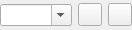
<?xml version="1.0" encoding="UTF-8"?>
<ui version="4.0">
 <class>QextDirEditor</class>
 <widget class="QWidget" name="QextDirEditor">
  <property name="geometry">
   <rect>
    <x>0</x>
    <y>0</y>
    <width>112</width>
    <height>30</height>
   </rect>
  </property>
  <property name="sizePolicy">
   <sizepolicy hsizetype="Expanding" vsizetype="Preferred">
    <horstretch>0</horstretch>
    <verstretch>0</verstretch>
   </sizepolicy>
  </property>
  <layout class="QHBoxLayout" name="horizontalLayout">
   <property name="margin">
    <number>0</number>
   </property>
   <item>
    <widget class="QComboBox" name="comboBox">
     <property name="editable">
      <bool>true</bool>
     </property>
    </widget>
   </item>
   <item>
    <widget class="QToolButton" name="toolButton">
     <property name="cursor">
       <cursorShape>PointingHandCursor</cursorShape>
     </property>
     <property name="icon">
      <iconset resource="rresources.qrc">
       <normaloff>:/icons/go_jump_locationbar.svg</normaloff>:/icons/go_jump_locationbar.svg</iconset>
     </property>
    </widget>
   </item>
   <item>
    <widget class="QToolButton" name="termButton">
     <property name="cursor">
       <cursorShape>PointingHandCursor</cursorShape>
     </property>
     <property name="icon">
      <iconset resource="rresources.qrc">
       <normaloff>:/icons/terminal.svg</normaloff>:/icons/terminal.svg</iconset>
     </property>
    </widget>
   </item>
  </layout>
 </widget>
 <resources>
  <include location="rresources.qrc"/>
 </resources>
 <connections/>
</ui>
